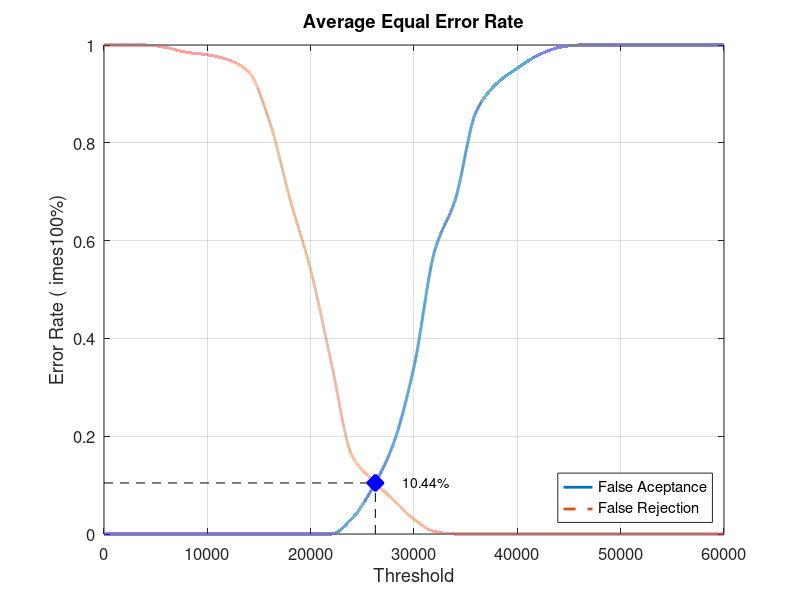
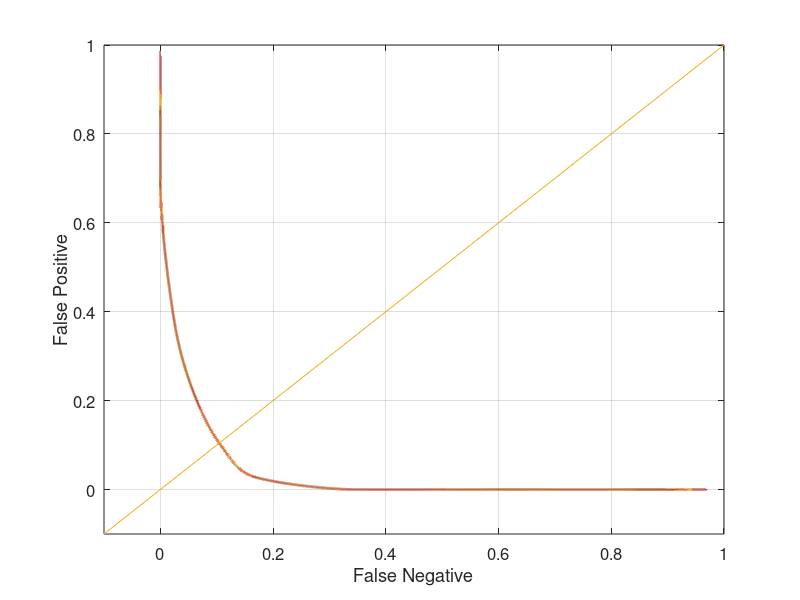

Reproduce these figures in MATLAB, in order.
close all;
clear;
clc;
x = 0:2000:60000;
xq = 0:0.5:60000;

y0 = [0 0 0 0 0 0 0 0 0 0 0 0 0.0315789 0.0947368 0.184211 0.342105 0.578947 0.684211 0.863158 0.921053 0.952632 0.978947 0.994737 1 1 1 1 1 1 1 1]
yy0 = interp1(x, y0, xq, 'pchip');
y1 = [1 1 1 0.995 0.985 0.98 0.97 0.945 0.845 0.685 0.54 0.35 0.16 0.11 0.07 0.03 0.005 0 0 0 0 0 0 0 0 0 0 0 0 0 0]
yy1 = interp1(x, y1, xq, 'pchip');

% Calculating EER: 
y2 = abs(y0 - y1);
find(y2 == min(y2))
yy2 = abs(yy0 - yy1);
xEER = find(yy2 == min(yy2));
xEERIndex = xq(xEER) % X-axis EER
yEER = yy0(xEER) % Y-axis EER

main = figure
plot(xq, yy0,'-','LineWidth', 2);	hold on
plot(xq, yy1,'--','LineWidth', 2);	hold on
plot([xEERIndex xEERIndex], [0 yEER], 'k--');	hold on
plot([0 xEERIndex], [yEER yEER], 'k--');	hold on
plot(xEERIndex, yEER, 'bx', 'LineWidth', 10);	hold on
text(xEERIndex + 10 * xEERIndex / 100, yEER, [num2str(round((10000 * yEER)) / 100) '%'])
legend('False Aceptance', 'False Rejection', 'Location', 'SouthEast')
xlabel('Threshold')
ylabel('Error Rate (	imes100%)')
title('Average Equal Error Rate')
set(gca, 'FontSize', 12)
axis([0 60000 0 1])
grid on

print(main, 'Database2_3Main', '-dpng');
FNRxFPR = figure('Color', [1 1 1]);
plot(yy1, yy0, '-', yy1, yy0, 'LineWidth', 2);
hold on
y = -0.1:0.1:1
plot(y, y); 
set(gca, 'FontSize', 12)
xlabel('False Negative')
ylabel('False Positive')
axis([-0.1 1 -0.1 1])
set(gca, 'FontSize', 12)
grid on

print(FNRxFPR, 'Database2_3FNRxFPR','-dpng');
